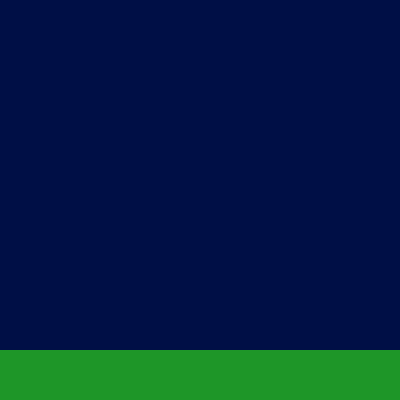
Frame 1 (no input)
Frame 60 (no input): identical to frame 1, image omitted
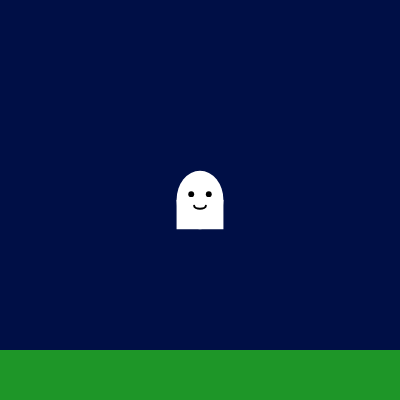
Frame 120 (the mouse pressed at the canvas centre since frame 60)

The p5.js sketch that drew these frames (run headless with seeded random() and noise() and a simulated clock; from frame 60 on, the mouse is pressed at the canvas centre):

// p5.js sketch
// ── sketch.js
/**
 * Pumpkin Patch
 * This sketch contains a function that renders a pumpkin or a ghost based on given parameters.
 * The user can click on the canvas to place pumpkins on the ground area and ghosts in the sky.
 * 
 */

let canvasSize = 400; // Set the size of our canvas to 400x400 pixels
let pumpkins = []; // Create an empty array to store pumpkin objects
let ghosts = []; // Create an empty array to store ghost objects

function setup() {
  createCanvas(canvasSize, canvasSize); // Create a square canvas using our canvas size
}

function draw() {
  noStroke(); // Turn off outlines for shapes
  background(0, 15, 70); // Paint the background dark blue sky

  // Draw ground
  fill(30, 150, 40); // Set fill color to green
  rect(0, canvasSize - 50, canvasSize, 50); // Draw rectangle for the ground

  //draw all pumpkins in array
  for (let i = 0; i < pumpkins.length; i++) { // Loop through each pumpkin in the array
    let pumpkin = pumpkins[i]; // Get the current pumpkin object
    drawPumpkin(pumpkin.x, pumpkin.y, pumpkin.size); // Draw this pumpkin at its position and size
  }

  //draw all ghosts in array
  for (let i = 0; i < ghosts.length; i++) { // Loop through each ghost in the array
    let ghost = ghosts[i]; // Get the current ghost object
    drawGhost(ghost.x, ghost.y, ghost.size); // Draw this ghost at its position and size
  }
}

function mousePressed() {
  //if click is within ground area. 
 if (mouseY > canvasSize - 50) { // Check if mouse click is in the ground area
  //random pumpkin size
  let pumpkinSize = random(20, 80); // Pick a random size for the new pumpkin
  //mouse x within ground area
  let pumpkinX = constrain(mouseX, 50, canvasSize - 50); // Keep pumpkin x position within ground bounds
  // place pumpkin within ground area based on mouse Y
  let groundTop = canvasSize - 50; // Calculate y position of the top of the ground
  let groundBottom = canvasSize; // Calculate y position of the bottom of the ground
  // allow pumpkins to extend slightly above ground top, but keep bottom within ground
  let pumpkinY = constrain(mouseY, groundTop, groundBottom - pumpkinSize / 2); // Keep pumpkin within ground area

  //add new pumpkin to array
  pumpkins.push({ x: pumpkinX, y: pumpkinY, size: pumpkinSize }); // Add the new pumpkin to our array
}

//if click is within the sky area
if (mouseY <= canvasSize - 50) { // Check if mouse click is in the sky area
  //random ghost size
  let ghostSize = random(30, 70); // Pick a random size for the new ghost
  //mouse x within sky area
  let ghostX = constrain(mouseX, 50, canvasSize - 50); // Keep ghost x position within bounds
  // place ghost within sky area based on mouse Y
  let skyTop = 0; // Calculate y position of the top of the canvas
  let skyBottom = canvasSize - 50; // Calculate y position of the bottom of the sky area
  // allow ghosts to extend slightly below sky bottom, but keep top within canvas
  let ghostY = constrain(mouseY, skyTop + ghostSize / 2, skyBottom); // Keep ghost within sky area
  ghosts.push({ x: ghostX, y: ghostY, size: ghostSize }); // Add the new ghost to our array
}
}

function drawPumpkin(x, y, size) {
  push(); // Save the current drawing settings
  translate(x, y); // Move the drawing origin to the pumpkin position

  // Pumpkin body (multiple overlapping circles for ridges)
  noStroke(); // Turn off outlines
  fill(255, 140, 0); // Set fill color to orange

  let numRidges = 5; // Set how many vertical ridges the pumpkin will have
  for (let i = 0; i < numRidges; i++) { // Loop through each ridge
    let offsetX = map(i, 0, numRidges - 1, -size * 0.4, size * 0.4); // Calculate horizontal position for this ridge
    ellipse(offsetX, 0, size * 0.5, size); // Draw an oval for this ridge
  }

  // Darker shading on sides
  fill(200, 100, 0, 100); // Set fill to darker orange with transparency
  ellipse(-size * 0.3, 0, size * 0.3, size * 0.8); // Draw shadow on left side
  ellipse(size * 0.3, 0, size * 0.3, size * 0.8); // Draw shadow on right side

  // Stem
  fill(101, 67, 33); // Set fill color to brown
  rect(-size * 0.08, -size * 0.6, size * 0.16, size * 0.25); // Draw a small rectangle for the stem

  // Cute face, only appears on larger pumpkins
  if (size > 55) {
    fill(40, 30, 10); // Set fill color to dark brown/black
    // Eyes
    triangle( // Draw left eye as a triangle
      -size * 0.2,
      -size * 0.1,
      -size * 0.25,
      size * 0.05,
      -size * 0.15,
      size * 0.05
    );
    triangle( // Draw right eye as a triangle
      size * 0.2,
      -size * 0.1,
      size * 0.15,
      size * 0.05,
      size * 0.25,
      size * 0.05
    );
    // Mouth
    arc(0, size * 0.15, size * 0.3, size * 0.2, 0, PI); // Draw a smiling mouth as an arc
  }

  pop(); // Restore the previous drawing settings
}

function drawGhost(x, y, size) {
  push(); // Save the current drawing settings
  translate(x, y); // Move the drawing origin to the ghost position

  // Ghost body
  noStroke(); // Turn off outlines
  fill(255, 255, 255, 255); // Set fill color to white
  ellipse(0, 0, size * 0.8, size); // Draw the main round body of the ghost

//ghost bottom 
rectMode(CENTER); // Set rectangle drawing mode to center
rect(0, size * 0.25, size * 0.8, size * 0.5); // Draw the bottom part of the ghost body

  // Eyes
  fill(0); // Set fill color to black
  ellipse(-size * 0.15, -size * 0.1, size * 0.1, size * 0.1); // Draw left eye
  ellipse(size * 0.15, -size * 0.1, size * 0.1, size * 0.1); // Draw right eye

  // Mouth (open circle)
  noFill(); // Turn off fill for the mouth
  stroke(0); // Set stroke color to black
  strokeWeight(2); // Set line thickness
  arc(0, size * 0.1, size * 0.2, size * 0.1, 0, PI); // Draw mouth as a curved line
  
  pop(); // Restore the previous drawing settings
}
